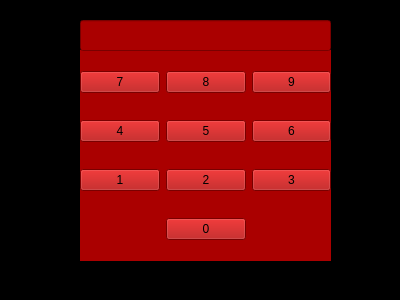
<?xml version="1.0" encoding="UTF-8"?>
<ui version="4.0">
 <class>Form</class>
 <widget class="QWidget" name="Form">
  <property name="geometry">
   <rect>
    <x>0</x>
    <y>0</y>
    <width>400</width>
    <height>300</height>
   </rect>
  </property>
  <property name="windowTitle">
   <string>Form</string>
  </property>
  <property name="styleSheet">
   <string notr="true">background-color:rgb(0, 0, 0);</string>
  </property>
  <widget class="QToolButton" name="toolButton">
   <property name="geometry">
    <rect>
     <x>80</x>
     <y>160</y>
     <width>25</width>
     <height>19</height>
    </rect>
   </property>
   <property name="styleSheet">
    <string>background-color:rgb(170, 0, 0);
text-color:rgb(33, 255, 103);
</string>
   </property>
   <property name="text">
    <string>...</string>
   </property>
  </widget>
  <widget class="QWidget" name="gridLayoutWidget">
   <property name="geometry">
    <rect>
     <x>80</x>
     <y>50</y>
     <width>251</width>
     <height>211</height>
    </rect>
   </property>
   <property name="styleSheet">
    <string>background-color:rgb(170, 0, 0);
text-color:rgb(33, 255, 103);
</string>
   </property>
   <layout class="QGridLayout" name="gridLayout">
    <item row="4" column="1">
     <widget class="QPushButton" name="pushButton_3">
      <property name="styleSheet">
       <string>background-color:rgb(170, 0, 0);
text-color:rgb(33, 255, 103);
</string>
      </property>
      <property name="text">
       <string>0</string>
      </property>
     </widget>
    </item>
    <item row="2" column="0">
     <widget class="QPushButton" name="pushButton_4">
      <property name="styleSheet">
       <string>background-color:rgb(170, 0, 0);
text-color:rgb(33, 255, 103);
</string>
      </property>
      <property name="text">
       <string>1</string>
      </property>
     </widget>
    </item>
    <item row="1" column="0">
     <widget class="QPushButton" name="pushButton_5">
      <property name="styleSheet">
       <string>background-color:rgb(170, 0, 0);
text-color:rgb(33, 255, 103);
</string>
      </property>
      <property name="text">
       <string>4</string>
      </property>
     </widget>
    </item>
    <item row="1" column="1">
     <widget class="QPushButton" name="pushButton_6">
      <property name="styleSheet">
       <string>background-color:rgb(170, 0, 0);
text-color:rgb(33, 255, 103);
</string>
      </property>
      <property name="text">
       <string>5</string>
      </property>
     </widget>
    </item>
    <item row="1" column="2">
     <widget class="QPushButton" name="pushButton_7">
      <property name="styleSheet">
       <string>background-color:rgb(170, 0, 0);
text-color:rgb(33, 255, 103);
</string>
      </property>
      <property name="text">
       <string>6</string>
      </property>
     </widget>
    </item>
    <item row="2" column="2">
     <widget class="QPushButton" name="pushButton">
      <property name="styleSheet">
       <string>background-color:rgb(170, 0, 0);
text-color:rgb(33, 255, 103);
</string>
      </property>
      <property name="text">
       <string>3</string>
      </property>
     </widget>
    </item>
    <item row="2" column="1">
     <widget class="QPushButton" name="pushButton_2">
      <property name="styleSheet">
       <string>background-color:rgb(170, 0, 0);
text-color:rgb(33, 255, 103);
</string>
      </property>
      <property name="text">
       <string>2</string>
      </property>
     </widget>
    </item>
    <item row="0" column="0">
     <widget class="QPushButton" name="pushButton_8">
      <property name="styleSheet">
       <string notr="true">background-color:rgb(170, 0, 0);
text-color:rgb(33, 255, 103);
</string>
      </property>
      <property name="text">
       <string>7</string>
      </property>
     </widget>
    </item>
    <item row="0" column="1">
     <widget class="QPushButton" name="pushButton_9">
      <property name="styleSheet">
       <string notr="true">background-color:rgb(170, 0, 0);
text-color:rgb(33, 255, 103);
</string>
      </property>
      <property name="text">
       <string>8</string>
      </property>
     </widget>
    </item>
    <item row="0" column="2">
     <widget class="QPushButton" name="pushButton_10">
      <property name="styleSheet">
       <string>background-color:rgb(170, 0, 0);
text-color:rgb(33, 255, 103);
</string>
      </property>
      <property name="text">
       <string>9</string>
      </property>
     </widget>
    </item>
   </layout>
  </widget>
  <widget class="QLineEdit" name="lineEdit">
   <property name="geometry">
    <rect>
     <x>80</x>
     <y>20</y>
     <width>251</width>
     <height>31</height>
    </rect>
   </property>
   <property name="styleSheet">
    <string notr="true">background-color:rgb(170, 0, 0);
text-color:rgb(33, 255, 103);
</string>
   </property>
   <property name="text">
    <string/>
   </property>
  </widget>
 </widget>
 <resources/>
 <connections/>
</ui>
